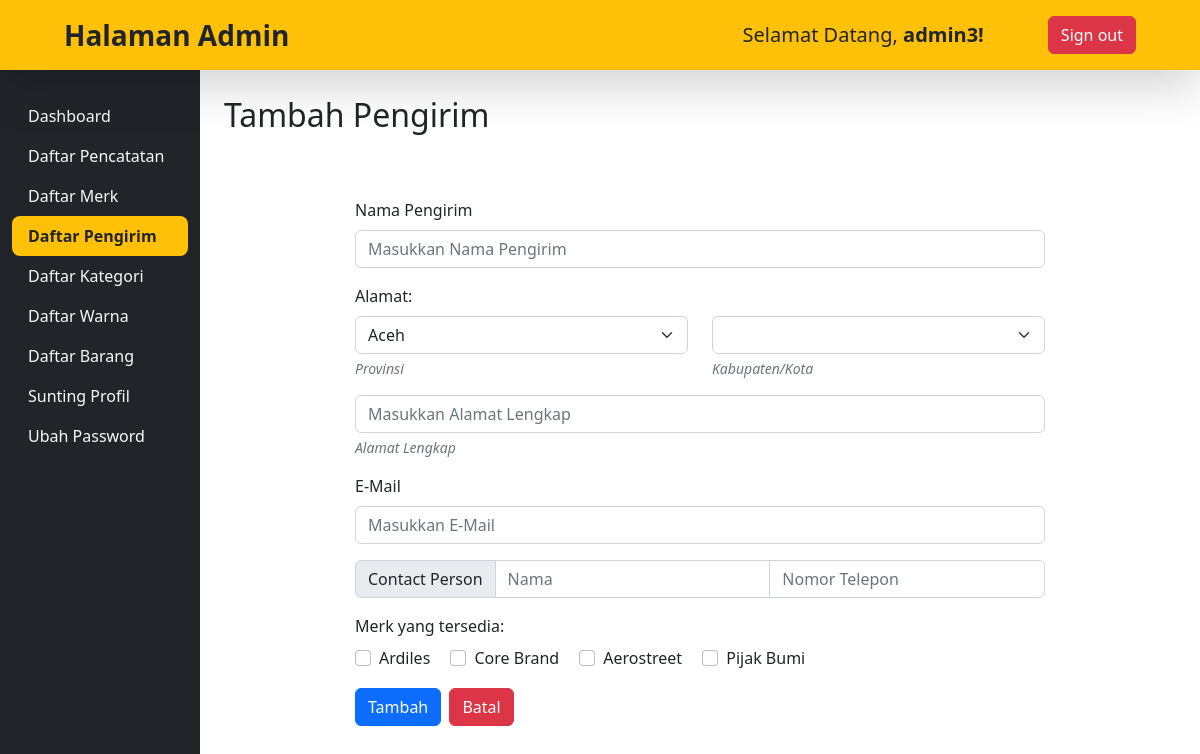
Screenshot of /admin/tambahPengirim.php (signed in) with the database file from the repository.
### tables this page shows
CREATE TABLE MERK (
    ID_MERK     CHAR (6)      NOT NULL,
    ID_KOTA     CHAR (6)      NOT NULL,
    NAMA_MERK   VARCHAR (30)  NOT NULL,
    NOTELP_MERK VARCHAR (16)  NOT NULL,
    EMAIL_MERK  VARCHAR (30)  NOT NULL,
    ALAMAT      VARCHAR (255),
    PRIMARY KEY (
        ID_MERK
    ),
    FOREIGN KEY (
        ID_KOTA
    )
    REFERENCES [KOTA/KAB] (ID_KOTA) ON DELETE RESTRICT
                                    ON UPDATE RESTRICT
);

### function.php (called while the page is built, shortened)
<?php
$db = new SQLite3($_SERVER['DOCUMENT_ROOT']."/gudang sepatu.db");
function getData($data){
    global $db;
    $result = $db->query($data);
    $rows = [];
    while($row = $result->fetchArray()){
        $rows[] = $row;
    };
    return $rows;
}
?>

### admin/tambahPengirim.php (the view, shortened to what this page needs)
<?php
require '../function.php';
$daftar_provinsi = getData("SELECT * FROM PROVINSI ORDER BY ID_PROVINSI");
$daftar_merk = getData("SELECT * FROM 'MERK'");
?>
<!DOCTYPE html>
<html>
<head>
	<link href="../assets/css/bootstrap.min.css" rel="stylesheet">
</head>
<body>
	<header class="navbar fixed-top bg-warning flex-md-nowrap shadow-lg py-2">
		<p class="navbar-brand col-md-3 col-lg-2 me-0 px-3 fs-3 text-dark fw-bold my-auto ms-5">Halaman Admin</p>
  		<div class="nav">
    		<span class="nav-item text-nowrap my-auto fs-5">Selamat Datang, <b><?php echo $_SESSION['username'] ?>!</b></span>
    		<div class="nav-item text-nowrap">
      			<a class="nav-link mx-5" href="logout.php"><button class="btn btn-danger">Sign out</button></a>
    		</div>
  		</div>
	</header>
	<div class="container-fluid">
	  <div class="row">
	    <nav id="sidebarMenu" class="col-md-3 col-lg-2 d-md-block bg-dark sidebar collapse">
	      <div class="position-sticky pt-3 sidebar-sticky pt-5">
	        <ul class="nav flex-column mt-5">
	          <li class="nav-item">
	            <a class="nav-link text-light" href="dashboard.php">
	              Dashboard
	            </a>
	          </li>
	          <li class="nav-item">
	            <a class="nav-link text-light" href="pencatatan.php">
	              Daftar Pencatatan
	            </a>
	          </li>
	          <li class="nav-item">
	            <a class="nav-link text-light" href="merk.php">
	              Daftar Merk
	            </a>
	          </li>
	          <li class="nav-item">
	            <a class="nav-link active text-dark fw-bold rounded-3 bg-warning" aria-current="page" href="pengirim.php">
	              Daftar Pengirim
	            </a>
	          </li>
	          <li class="nav-item">
	            <a class="nav-link text-light" href="kategori.php">
	              Daftar Kategori
	            </a>
	          </li>
	          <li class="nav-item">
	            <a class="nav-link text-light" href="warna.php">
	              Daftar Warna
	            </a>
	          </li>
	          <li class="nav-item">
	            <a class="nav-link text-light" href="barang.php">
	              Daftar Barang
	            </a>
	          </li>
	          <li class="nav-item">
	            <a class="nav-link text-light" href="profil.php">
	              Sunting Profil
	            </a>
	          </li>
	          <li class="nav-item">
	            <a class="nav-link text-light" href="password.php">
	              Ubah Password
	            </a>
	          </li>
	        </ul>
	      </div>
	    </nav>
	    <main class="col-md-9 ms-sm-auto col-lg-10 px-md-4 py-5">
	      	<h1 class="h2 my-5">Tambah Pengirim</h1>
	      	<div class="container w-75 py-3">
	      		<form method="POST" action="">
			      	<div class="mb-3">
						<label for="nama" class="form-label">Nama Pengirim</label>
						<input type="text" name="nama" class="form-control" id="nama" placeholder="Masukkan Nama Pengirim" required>
					</div>
					<div class="col mb-3">
						<div class="row">
							<label for="provinsi" class="form-label">Alamat:</label>
						</div>
						<div class="row">
							<div class="col">
								<select class="form-select" name="provinsi" id="provinsi">
								<?php foreach ($daftar_provinsi as $prov) :?>
									<option value="<?= $prov['ID_PROVINSI']?>"><?=ucwords(strtolower($prov['NAMA_PROVINSI']))?></option>
								<?php endforeach ?>
								</select>
								<div class="form-text"><em>Provinsi</em></div>
							</div>
							<div class="col">
								<select class="form-select" name="kabupaten" id="kabupaten">
								</select>
								<div class="form-text"><em>Kabupaten/Kota</em></div>
							</div>
						</div>
						<div class="mt-3">
							<input type="text" class="form-control" name="alamat" id="alamat" placeholder="Masukkan Alamat Lengkap" required>
							<div class="form-text"><em>Alamat Lengkap</em></div>
						</div>
					</div>
					<div class="mb-3">
						<label for="email" class="form-label">E-Mail</label>
						<input type="email" class="form-control" name="email" id="email" required placeholder="Masukkan E-Mail">
					</div>
					<div class="input-group mb-3">
					  	<span class="input-group-text">Contact Person</span>
					  	<input type="text" aria-label="Nama CP" class="form-control" required placeholder="Nama" name="namacp" id="namacp">
					  	<input type="text" aria-label="No. Telepon CP" class="form-control" id="notelp" required oninput="this.value = this.value.replace(/[^0-9.]/g, '').replace(/(\..*)\./g, '$1');" placeholder="Nomor Telepon" name="notelpcp" id="notelpcp">
					</div>
					<div class="mt-3">
						<label for="merk" class="form-label">Merk yang tersedia:</label><br>
						<?php foreach ($daftar_merk as $row): ?>
						<div class="form-check form-check-inline" id="merk">
							<input class="form-check-input" type="checkbox" id="insertMerk" name="insertMerk[]" value="<?= $row['ID_MERK'] ?>">
							<label class="form-check-label" for="insertMerk"><?= $row['NAMA_MERK'] ?></label>
						</div>
						<?php endforeach ?>
					</div>
					<div class="mt-3">
						<button type="submit" class="btn btn-primary me-1" name="submit">Tambah</button>
						<a href="pengirim.php"><button type="button" class="btn btn-danger" name="cancel">Batal</button></a>
					</div>
				</form>
	      	</div>
	      </div>
	  </div>
</body>
</html>

### admin/tambahPengirim.php (style rules this page uses)
.sidebar { height: 100vh; position: fixed; }

### rows the page displays
merk: NAMA_MERK "Ardiles"
merk: NAMA_MERK "Core Brand"
merk: NAMA_MERK "Aerostreet"
merk: NAMA_MERK "Pijak Bumi"

### other values shown
$_SESSION['username'] "admin3"
form field provinsi "Aceh"
